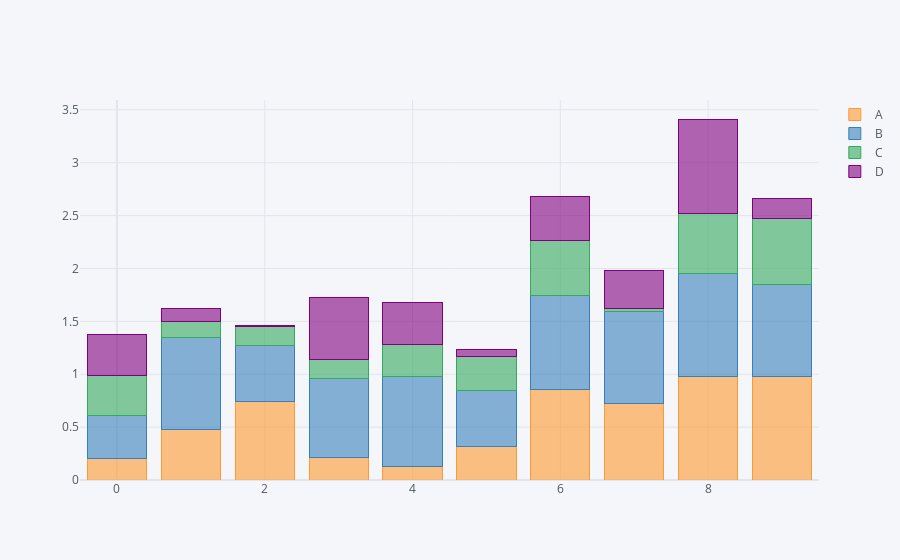

The cell this chart's notebook holds for it:
### Code cell
df.iplot(kind='bar', barmode='stack')

### Figure 1 — Plotly figure (JSON) as saved in the notebook; plotly's stock layout.template omitted (floating-point values rounded to 4 significant figures)
{"data": [{"marker": {"color": "rgba(255, 153, 51, 0.6)", "line": {"color": "rgba(255, 153, 51, 1.0)", "width": 1}}, "name": "A", "orientation": "v", "text": "", "type": "bar", "x": [0, 1, 2, 3, 4, 5, 6, 7, 8, 9], "y": [0.2024, 0.479, 0.7378, 0.216, 0.1253, 0.3175, 0.8519, 0.7256, 0.98, 0.9755]}, {"marker": {"color": "rgba(55, 128, 191, 0.6)", "line": {"color": "rgba(55, 128, 191, 1.0)", "width": 1}}, "name": "B", "orientation": "v", "text": "", "type": "bar", "x": [0, 1, 2, 3, 4, 5, 6, 7, 8, 9], "y": [0.412, 0.8673, 0.533, 0.7478, 0.8555, 0.5287, 0.8934, 0.8657, 0.973, 0.87]}, {"marker": {"color": "rgba(50, 171, 96, 0.6)", "line": {"color": "rgba(50, 171, 96, 1.0)", "width": 1}}, "name": "C", "orientation": "v", "text": "", "type": "bar", "x": [0, 1, 2, 3, 4, 5, 6, 7, 8, 9], "y": [0.3716, 0.156, 0.1831, 0.173, 0.2976, 0.3188, 0.5227, 0.03447, 0.5685, 0.6289]}, {"marker": {"color": "rgba(128, 0, 128, 0.6)", "line": {"color": "rgba(128, 0, 128, 1.0)", "width": 1}}, "name": "D", "orientation": "v", "text": "", "type": "bar", "x": [0, 1, 2, 3, 4, 5, 6, 7, 8, 9], "y": [0.3911, 0.123, 0.002339, 0.5893, 0.4039, 0.07193, 0.4114, 0.3561, 0.8917, 0.1855]}], "layout": {"barmode": "stack", "legend": {"bgcolor": "#F5F6F9", "font": {"color": "#4D5663"}, "traceorder": "normal"}, "paper_bgcolor": "#F5F6F9", "plot_bgcolor": "#F5F6F9", "title": {"font": {"color": "#4D5663"}}, "xaxis": {"gridcolor": "#E1E5ED", "showgrid": true, "tickfont": {"color": "#4D5663"}, "title": {"font": {"color": "#4D5663"}, "text": ""}, "zerolinecolor": "#E1E5ED"}, "yaxis": {"gridcolor": "#E1E5ED", "showgrid": true, "tickfont": {"color": "#4D5663"}, "title": {"font": {"color": "#4D5663"}, "text": ""}, "zerolinecolor": "#E1E5ED"}}}
